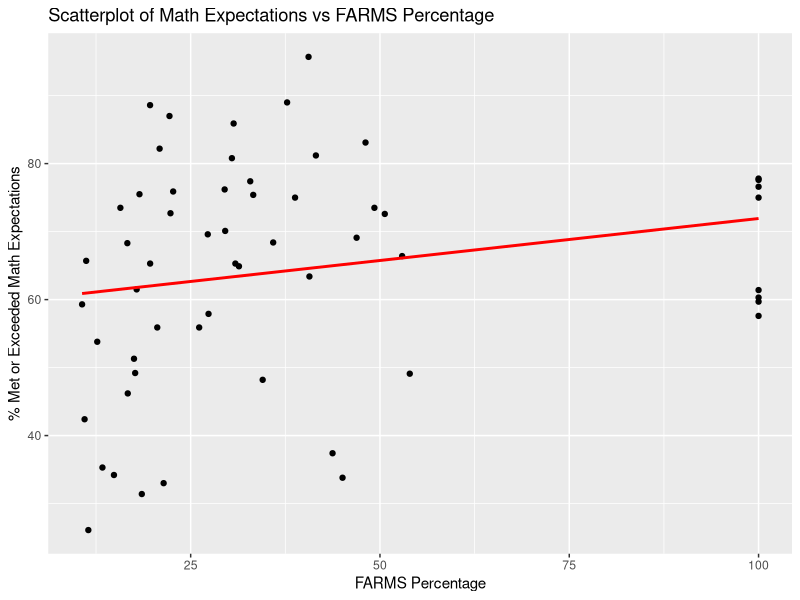

Generate this figure with R:
## ---- chunk 1
knitr::opts_chunk$set(echo = TRUE)
library(tidyverse)
options(scipen = 999)
## ---- chunk 2
schools <- read_csv("montgomery_pa.csv")
## ---- chunk 3
model <- lm(`% Met or Exceeded Math Expectations` ~ `FARMS Pct`, data = schools)

summary(model)
## ---- chunk 4
schools$predicted <- predict(model)

# Calculate the residuals
schools$residual <- schools$`% Met or Exceeded Math Expectations` - schools$predicted

# Sort the data frame by the absolute value of the residuals in descending order
schools <- schools %>%
  mutate(abs_residual = abs(residual)) %>%
  arrange(desc(abs_residual))

## ---- chunk 5
schools %>%
  ggplot(aes(x = `FARMS Pct`, y = `% Met or Exceeded Math Expectations`)) +
  geom_point() +
  geom_smooth(method = "lm", se = FALSE, color = "red") +
  labs(x = "FARMS Percentage", y = "% Met or Exceeded Math Expectations", title = "Scatterplot of Math Expectations vs FARMS Percentage")
